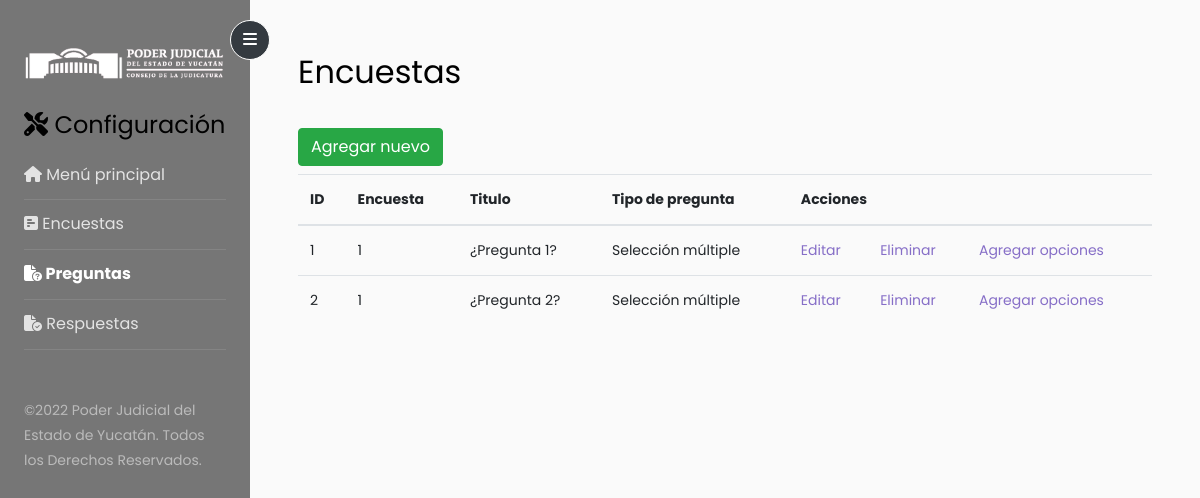
Screenshot of /dashboard/preguntas/index.php with the database file from the repository.
### tables this page shows
CREATE TABLE `preguntas` (
  `id_pregunta` int(11) NOT NULL,
  `id_encuesta` int(11) NOT NULL,
  `titulo` varchar(150) NOT NULL,
  `id_tipo_pregunta` int(11) NOT NULL
);

CREATE TABLE `tipo_pregunta` (
  `id_tipo_pregunta` int(11) NOT NULL,
  `nombre` varchar(50) NOT NULL,
  `descripcion` text NOT NULL
);

### dashboard/preguntas/index.php (the view, shortened to what this page needs)
<!doctype html>
<html lang="en">
  <head>
		<link rel="stylesheet" href="../css/style.css">
  </head>
  <body>
	<?php
	$mysqli = include_once "../config/conexion.php";
	$resultado = $mysqli->query("SELECT
																preguntas.id_pregunta,
																preguntas.id_encuesta,
																preguntas.titulo,
																preguntas.id_tipo_pregunta,
																tipo_pregunta.nombre
															FROM
																preguntas
															INNER JOIN
																tipo_pregunta
															ON
																preguntas.id_tipo_pregunta = tipo_pregunta.id_tipo_pregunta
															ORDER BY
																preguntas.id_encuesta");
	$preguntas = $resultado->fetch_all(MYSQLI_ASSOC);
	?>
		<div class="wrapper d-flex align-items-stretch">
			<nav id="sidebar">
				<div class="custom-menu">
					<button type="button" id="sidebarCollapse" class="btn btn-primary">
	          <i class="fa fa-bars"></i>
	        </button>
        </div>
				<div class="p-4 pt-5">
		  		<img src="../../imagenes/LogPoderJ.png" class="responsive" width="200"></br>
            </br><h4><i class="fa-solid fa-screwdriver-wrench"></i> Configuración</h4>
            <ul class="list-unstyled components mb-5">
              <li>
                  <a href="../menu/"><i class="fa-solid fa-house"></i> Menú principal</a>
              </li>
              <li>
                  <a href="../encuestas/"><i class="fa-solid fa-square-poll-horizontal"></i> Encuestas</a>
              </li>
              <li class="active">
              <a href="../preguntas/"><i class="fa-solid fa-file-circle-question"></i> Preguntas</a>
              </li>
              <li>
              <a href="../respuestas/"><i class="fa-solid fa-file-circle-check"></i> Respuestas</a>
              </li>
            </ul>
	        <div class="footer">
	        	<p>
						  ©2022 Poder Judicial del Estado de Yucatán. Todos los Derechos Reservados.</p>
	        </div>
	      </div>
    	</nav>
      <div id="content" class="p-4 p-md-5 pt-5">
        <h2 class="mb-4">Encuestas</h2>
				<div class="row">
				    <div class="col-12">
				        <a class="btn btn-success my-2" href="form.php">Agregar nuevo</a>
				        <table class="table">
				            <thead>
				                <tr>
				                    <th>ID</th>
				                    <th>Encuesta</th>
				                    <th>Titulo</th>
				                    <th>Tipo de pregunta</th>
				                    <th colspan="3">Acciones</th>
				                </tr>
				            </thead>
				            <tbody>
				                <?php
				                foreach ($preguntas as $pregunta) { ?>
				                    <tr>
				                        <td><?php echo $pregunta["id_pregunta"] ?></td>
				                        <td><?php echo $pregunta["id_encuesta"] ?></td>
				                        <td><?php echo $pregunta["titulo"] ?></td>
				                        <td><?php echo $pregunta["nombre"] ?></td>
				                        <td>
				                            <a href="edit.php?id=<?php echo $pregunta["id_pregunta"] ?>">Editar</a>
				                        </td>
				                        <td>
				                            <a href="delete.php?id=<?php echo $pregunta["id_pregunta"] ?>">Eliminar</a>
				                        </td>
				                        <td>
				                        	<?php
				                        		if ($pregunta["id_tipo_pregunta"] == 1){?>
				                        		<a href="../opciones/form.php?id_pregunta=<?php echo $pregunta["id_pregunta"] ?>">Agregar opciones</a>
				                        	<?php }?>
				                        </td>
				                    </tr>
				                <?php } ?>
				            </tbody>
				        </table>
				    </div>
				</div>
      </div>
		</div>
	</body>
</html>
  </body>
</html>

### rows the page displays
preguntas: id_pregunta "1", id_encuesta "1", titulo "¿Pregunta 1?", id_tipo_pregunta.nombre "Selección múltiple"
preguntas: id_pregunta "2", id_encuesta "1", titulo "¿Pregunta 2?", id_tipo_pregunta.nombre "Selección múltiple"
